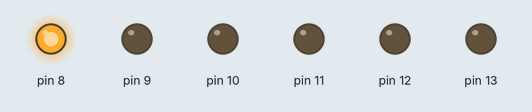
This sketch was run on a simulated Arduino Uno, built with avr-gcc and run on an emulated ATmega328P. On the bench: output pins drawn as LEDs (lit = HIGH).

Above: at 0.1 s.
At 0.7 s:
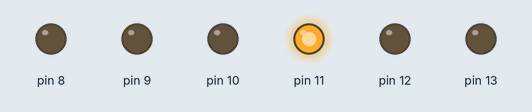
At 1.1 s:
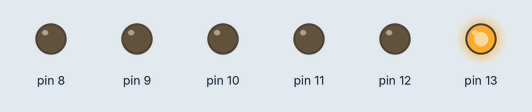
At 2.3 s:
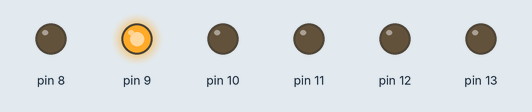
At 3.3 s:
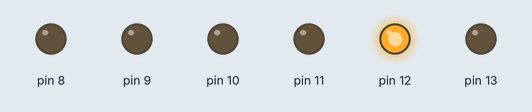
At 4.5 s:
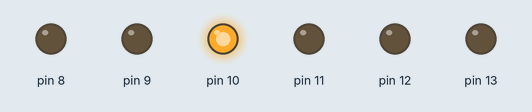
Timing chart, 0 to 4.8 s (numbered marks = the images above):
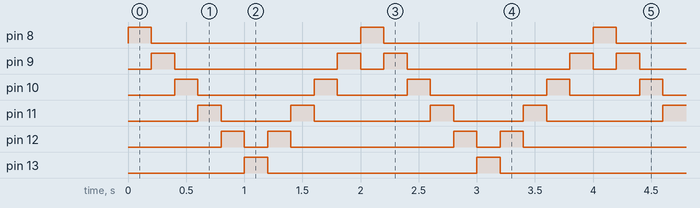

Measured:
- by itself, pin 8, pin 13: alternates HIGH for 0.20 s and LOW for 1.8 s
- by itself, pin 9: repeats every 2.0 s: LOW 1.4 s, HIGH 0.20 s, LOW 0.20 s, HIGH 0.20 s
- by itself, pin 10: repeats every 2.0 s: LOW 1.0 s, HIGH 0.20 s, LOW 0.60 s, HIGH 0.20 s
- by itself, pin 11: repeats every 2.0 s: LOW 0.60 s, HIGH 0.20 s, LOW 1.0 s, HIGH 0.20 s
- by itself, pin 12: repeats every 2.0 s: LOW 0.20 s, HIGH 0.20 s, LOW 1.4 s, HIGH 0.20 s

The sketch:

Exercicio_4.ino
```cpp
void setup() {
  pinMode(8, OUTPUT);
  pinMode(9, OUTPUT);
  pinMode(10, OUTPUT);
  pinMode(11, OUTPUT);
  pinMode(12, OUTPUT);
  pinMode(13, OUTPUT);
}

void loop() {
  // ida
  digitalWrite(8, HIGH);
  delay(200);
  digitalWrite(8, LOW);

  digitalWrite(9, HIGH);
  delay(200);
  digitalWrite(9, LOW);

  digitalWrite(10, HIGH);
  delay(200);
  digitalWrite(10, LOW);

  digitalWrite(11, HIGH);
  delay(200);
  digitalWrite(11, LOW);

  digitalWrite(12, HIGH);
  delay(200);
  digitalWrite(12, LOW);

  digitalWrite(13, HIGH);
  delay(200);
  digitalWrite(13, LOW);

  // volta
  digitalWrite(12, HIGH);
  delay(200);
  digitalWrite(12, LOW);

  digitalWrite(11, HIGH);
  delay(200);
  digitalWrite(11, LOW);

  digitalWrite(10, HIGH);
  delay(200);
  digitalWrite(10, LOW);

  digitalWrite(9, HIGH);
  delay(200);
  digitalWrite(9, LOW);
}
```
